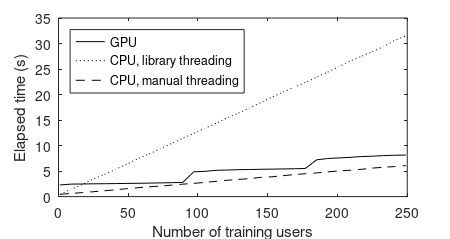
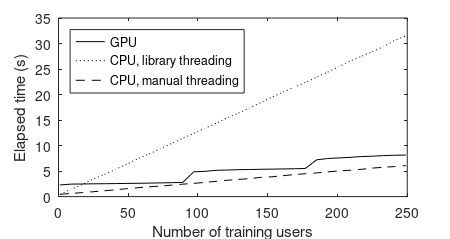

These figures' MATLAB source, in order:

% For MATLAB, you might need to manually remove the first row if there is a header.
cpu1=load('alignment_runtime_graph_reference_cpu.dat');
cpu2=load('alignment_runtime_graph_reference_cpu_percore.dat');
gtx480=load('alignment_runtime_graph_reference_gtx480.dat');
gtx580=load('alignment_runtime_graph_reference_gtx580.dat');

%userCount = cpu1(:,1);
%cpu1 = cpu1(:,2);
%cpu2 = cpu2(:,2);
%gtx480 = gtx480(:,2);
%gtx580 = gtx580(:,2);

userCount = cpu1(1:2:end,1);
cpu1 = cpu1(1:2:end,2);
cpu2 = cpu2(1:2:end,2);
gtx480 = gtx480(1:2:end,2);
gtx580 = gtx580(1:2:end,2);
close all;
h = figure(7);

plot( userCount, gtx480, 'k-', userCount, cpu1, 'k:' , userCount, cpu2, 'k--');
legend('GPU', 'CPU, library threading', 'CPU, manual threading', 'Location','NorthWest');

%plot( userCount, GTX 580, 'k-' , userCount, cpu1, 'k:' , userCount, cpu2, 'k--');
%plot( userCount, GTX 580, 'kx-' , userCount, cpu1, 'k*-' , userCount, cpu2, 'ko-');
%legend('gtx580 GPU', '2 x E5530 CPU, single instance', '2 x E5530 CPU, 1 instance per core','Location', 'NorthWest');

xlabel('Number of training users');
ylabel('Elapsed time (s)');

set (h,'windowstyle','normal');               
%set (h,'Units','Inches'); % matlab
set (h,'Units','inches'); % octave
windowSize = [0 0 3.75 2];
%windowSize = windowSize*0.8;
windowSize = windowSize*1.2;
%windowSize = windowSize*4;
%windowSize = [0 0 20 15];
set(h,'position', windowSize);
set(h, 'PaperPosition', windowSize);
print(h, 'alignment_runtime_graph.eps', '-deps2');
print(h, 'alignment_runtime_graph.png', '-dpng');
